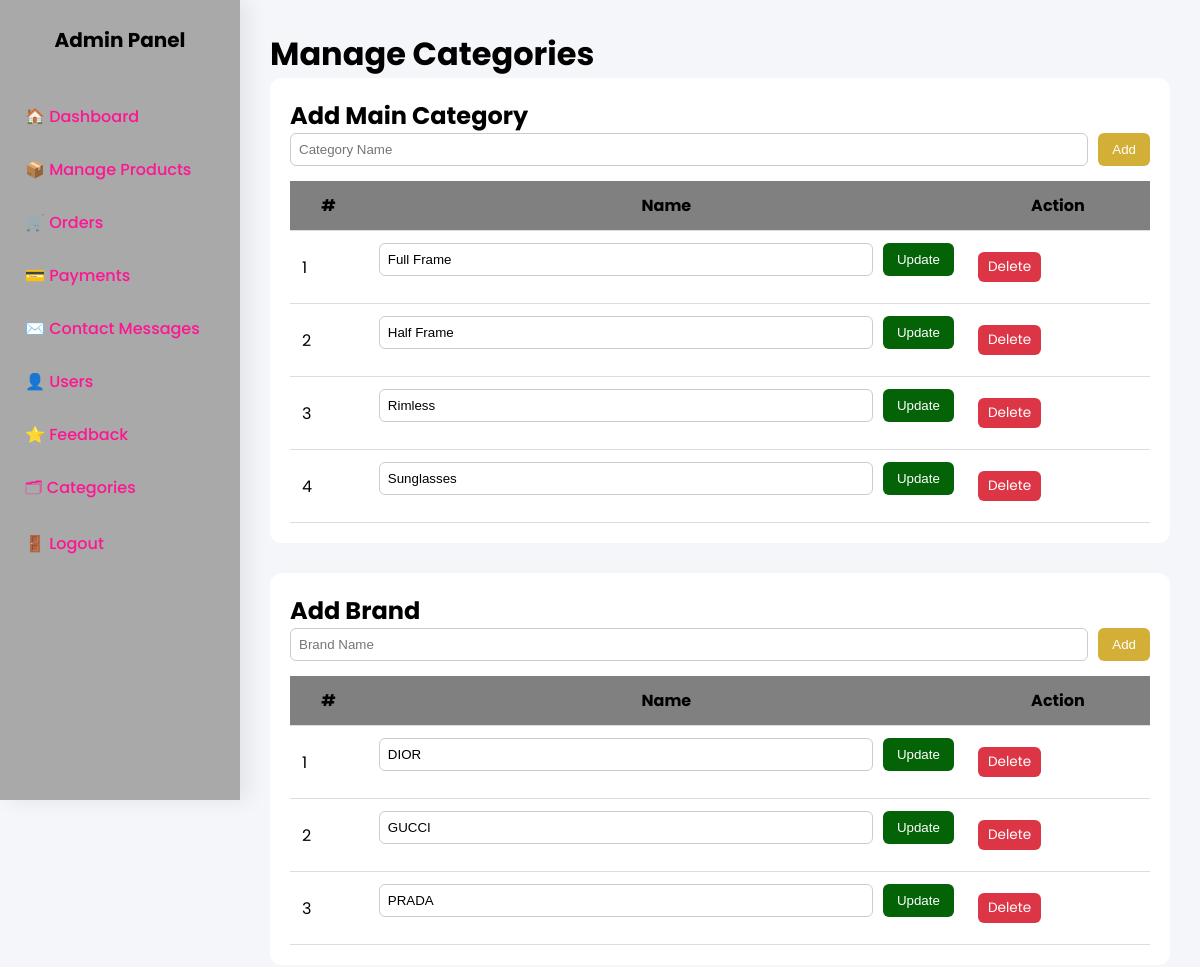
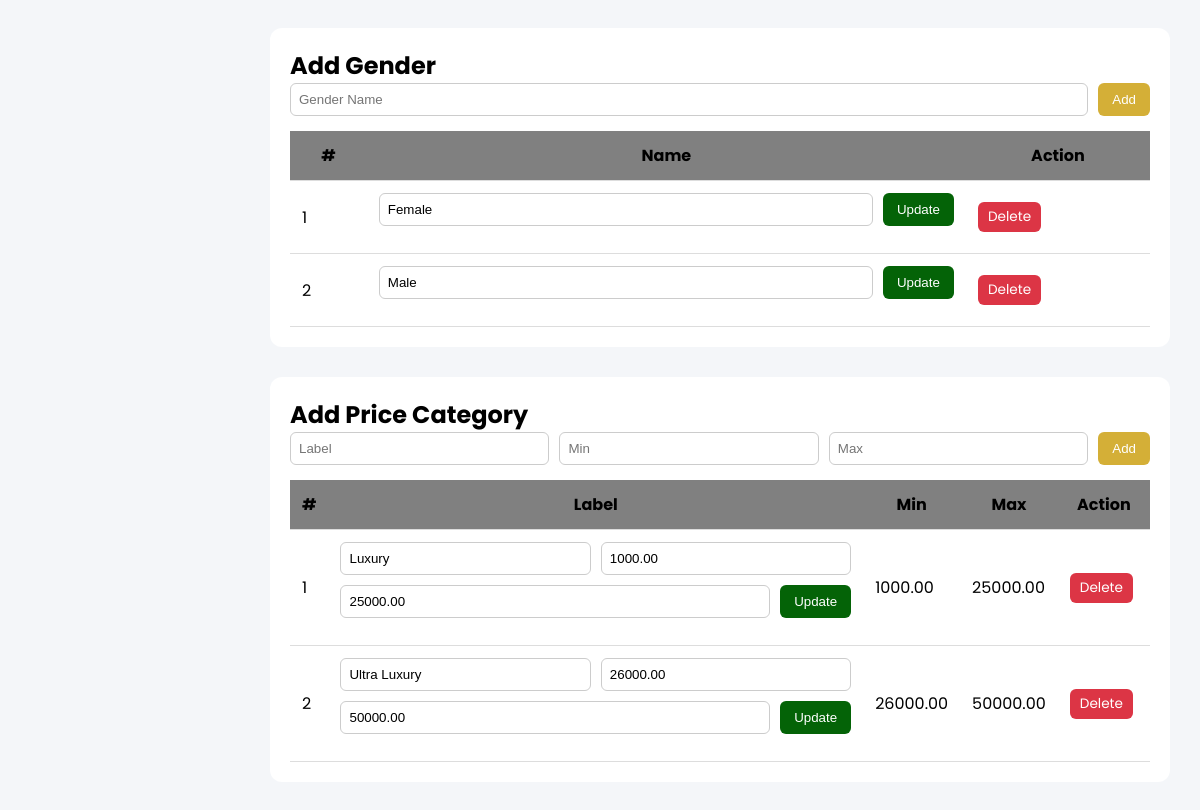
The app's page /admin/manage-categories.php (signed in) with its own data (2 pictures, top to bottom).
### tables this page shows
CREATE TABLE `main_categories` (
  `id` int(11) NOT NULL,
  `name` varchar(255) NOT NULL,
  `slug` varchar(255) NOT NULL
);

CREATE TABLE `brands` (
  `id` int(11) NOT NULL,
  `name` varchar(150) NOT NULL,
  `main_category_id` int(11) DEFAULT NULL
);

CREATE TABLE `genders` (
  `id` int(11) NOT NULL,
  `name` varchar(100) NOT NULL,
  `main_category_id` int(11) DEFAULT NULL
);

CREATE TABLE `price_categories` (
  `id` int(11) NOT NULL,
  `label` varchar(150) NOT NULL,
  `min_price` decimal(12,2) DEFAULT NULL,
  `max_price` decimal(12,2) DEFAULT NULL,
  `main_category_id` int(11) DEFAULT NULL
);

### admin/manage-categories.php (the view, shortened to what this page needs)
<?php
require_once __DIR__ . '/../db_connect.php';
$main_categories = $mysqli->query("SELECT * FROM main_categories ORDER BY name ASC")->fetch_all(MYSQLI_ASSOC);
$brands  = $mysqli->query("SELECT * FROM brands ORDER BY name ASC")->fetch_all(MYSQLI_ASSOC);
$genders = $mysqli->query("SELECT * FROM genders ORDER BY name ASC")->fetch_all(MYSQLI_ASSOC);
$prices  = $mysqli->query("SELECT * FROM price_categories ORDER BY min_price ASC")->fetch_all(MYSQLI_ASSOC);
?>
<!DOCTYPE html>
<html lang="en">
<head>
</head>
<body>
<div class="sidebar">
    <div class="sidebar-title">Admin Panel</div>
    <a href="admin-dashboard.php">🏠 Dashboard</a>
    <a href="manage-product.php">📦 Manage Products</a>
    <a href="manage-orders.php">🛒 Orders</a>
    <a href="admin-payments.php">💳 Payments</a>
    <a href="admin-contact-messages.php">✉️ Contact Messages</a>
    <a href="admin-users.php">👤 Users</a>
    <a href="admin-feedback.php">⭐ Feedback</a>
    <a href="manage-categories.php">🗂 Categories</a>
    <a href="logout.php">🚪 Logout</a>
</div>
<div class="main-content">
<h1>Manage Categories</h1>
<div class="card">
<h2>Add Main Category</h2>
<form method="post">
<input type="text" name="name" placeholder="Category Name" required>
<button>Add</button>
</form>
<table>
<tr><th>#</th><th>Name</th><th>Action</th></tr>
<?php $i=1; foreach($main_categories as $m): ?>
<tr>
<td><?= $i++ ?></td>
<td>
<form method="post">
<input type="text" name="name" value="<?= htmlspecialchars($m['name']) ?>">
<button class="btn-edit">Update</button>
</form>
</td>
<td>
<a class="btn-delete" href="?delete=<?= $m['id'] ?>&type=main" onclick="return confirm('Delete this category?')">Delete</a>
</td>
</tr>
<?php endforeach; ?>
</table>
</div>
<div class="card">
<h2>Add Brand</h2>
<form method="post">
<input type="text" name="name" placeholder="Brand Name" required>
<button>Add</button>
</form>
<table>
<tr><th>#</th><th>Name</th><th>Action</th></tr>
<?php $i=1; foreach($brands as $b): ?>
<tr>
<td><?= $i++ ?></td>
<td>
<form method="post">
<input type="text" name="name" value="<?= htmlspecialchars($b['name']) ?>">
<button class="btn-edit">Update</button>
</form>
</td>
<td>
<a class="btn-delete" href="?delete=<?= $b['id'] ?>&type=brand" onclick="return confirm('Delete this brand?')">Delete</a>
</td>
</tr>
<?php endforeach; ?>
</table>
</div>
<div class="card">
<h2>Add Gender</h2>
<form method="post">
<input type="text" name="name" placeholder="Gender Name" required>
<button>Add</button>
</form>
<table>
<tr><th>#</th><th>Name</th><th>Action</th></tr>
<?php $i=1; foreach($genders as $g): ?>
<tr>
<td><?= $i++ ?></td>
<td>
<form method="post">
<input type="text" name="name" value="<?= htmlspecialchars($g['name']) ?>">
<button class="btn-edit">Update</button>
</form>
</td>
<td>
<a class="btn-delete" href="?delete=<?= $g['id'] ?>&type=gender" onclick="return confirm('Delete this gender?')">Delete</a>
</td>
</tr>
<?php endforeach; ?>
</table>
</div>
<div class="card">
<h2>Add Price Category</h2>
<form method="post">
<input type="text" name="name" placeholder="Label" required>
<input type="number" name="min_price" placeholder="Min" required>
<input type="number" name="max_price" placeholder="Max" required>
<button>Add</button>
</form>
<table>
<tr><th>#</th><th>Label</th><th>Min</th><th>Max</th><th>Action</th></tr>
<?php $i=1; foreach($prices as $p): ?>
<tr>
<td><?= $i++ ?></td>
<td>
<form method="post">
<input type="text" name="name" value="<?= htmlspecialchars($p['label']) ?>">
<input type="number" name="min_price" value="<?= $p['min_price'] ?>">
<input type="number" name="max_price" value="<?= $p['max_price'] ?>">
<button class="btn-edit">Update</button>
</form>
</td>
<td><?= $p['min_price'] ?></td>
<td><?= $p['max_price'] ?></td>
<td>
<a class="btn-delete" href="?delete=<?= $p['id'] ?>&type=price" onclick="return confirm('Delete this price range?')">Delete</a>
</td>
</tr>
<?php endforeach; ?>
</table>
</div>
</div>
</body>
</html>

### admin/manage-categories.php (style rules this page uses)
:root { --primary:#046307; --secondary:#D4AF37; --muted:#f4f6f9; --text-dark:#333; }
* { box-sizing:border-box;margin:0;padding:0; }
body { font-family:'Poppins',sans-serif;display:flex;min-height:100vh;background:var(--muted); }
.sidebar { width: 240px; background: darkgray; color: black; display: flex; flex-direction: column; padding-top: 25px; position: fixed; height: 100vh; box-shadow: 8px 0 20px rgba(0,0,0,0.08); }
.sidebar-title { font-size: 20px; font-weight: 700; text-align: center; margin-bottom: 35px; }
.sidebar a { display: flex; align-items: center; padding: 14px 25px; color: deeppink; text-decoration: none; font-weight: 500; transition: all 0.3s ease; }
.main-content { margin-left:240px;padding:30px;width:100%; }
.card { background:#fff;padding:20px;border-radius:12px;margin-bottom:30px; }
form { display:flex;flex-wrap:wrap;gap:10px;margin-bottom:15px; }
input { padding:8px;border-radius:6px;border:1px solid #ccc;flex:1; }
button { padding:8px 14px;border-radius:6px;border:none;background:var(--secondary);color:#fff; }
table { width:100%;border-collapse:collapse; }
th,td { padding:12px;border-bottom:1px solid #ddd; }
th { background:gray;color:black; }
td a { padding:5px 10px; border-radius:6px; color:#fff; text-decoration:none; font-size:0.85rem; margin-right:5px; display:inline-block; }
.btn-edit { background:var(--primary); }
.btn-delete { background:#dc3545; }

### records on screen
main_categories: name "Full Frame"
main_categories: name "Half Frame"
main_categories: name "Rimless"
main_categories: name "Sunglasses"
brands: name "DIOR"
brands: name "GUCCI"
brands: name "PRADA"
genders: name "Female"
genders: name "Male"
price_categories: name "Luxury", min_price "1000.00", max_price "25000.00"
price_categories: name "Ultra Luxury", min_price "26000.00", max_price "50000.00"
